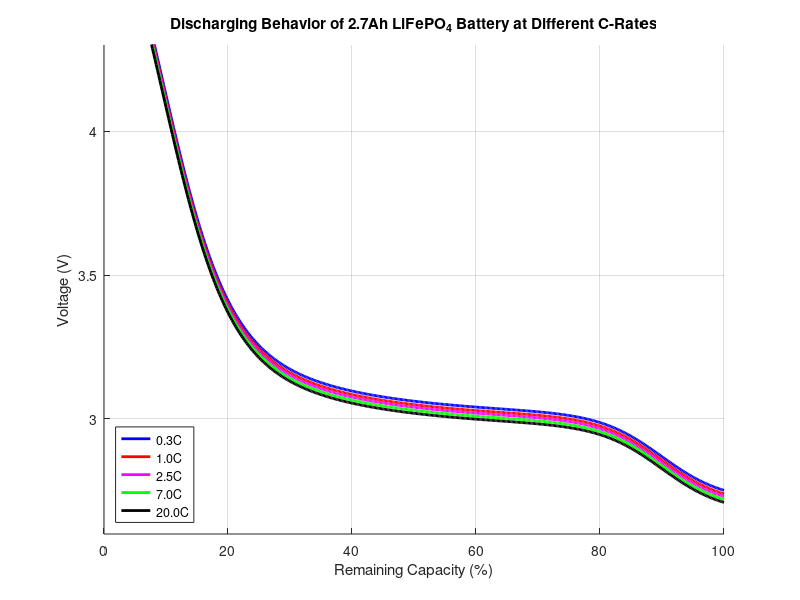

Write the MATLAB code that produced this figure.
clc;
clear;

battery_capacity = 2.7;  % in Ah

capacity = linspace(1, 0, 500);  


V_profile = @(x) 2.7 + 1.5 * (0.5*(1 - tanh((x - 0.1) * 10)) + ...
                              0.4*exp(-5 * x) + ...
                              0.1*(1 - tanh((x - 0.9) * 10)));

V_base = V_profile(capacity);

drop = @(rate) 0.01 * log(rate);  

C_rates = [0.3, 1, 2.5, 7, 20];
colors = {'b', 'r', 'm', 'g', 'k'};
V_curves = zeros(length(C_rates), length(capacity));

figure;
hold on;

% Plot for each C-rate
for i = 1:length(C_rates)
    rate = C_rates(i);
    current = rate * battery_capacity;  % Current in Amps
    V_curves(i, :) = V_base - drop(rate);  % Discharging → voltage drop
    legend_labels{i} = sprintf('%.1fC', rate);
    plot(capacity * 100, V_curves(i, :), 'Color', colors{i}, 'LineWidth', 2);
end

% Plot formatting
xlabel('Remaining Capacity (%)');
ylabel('Voltage (V)');
title('Discharging Behavior of 2.7Ah LiFePO_4 Battery at Different C-Rates');
legend(legend_labels, 'Location', 'SouthWest');
grid on;
ylim([2.6 4.3]);
xlim([0 100]);
